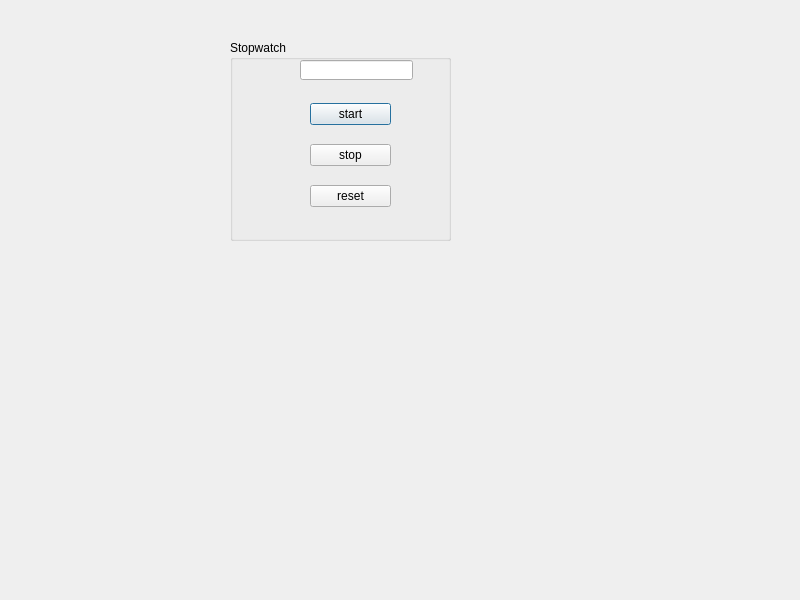
<?xml version="1.0" encoding="UTF-8"?>
<ui version="4.0">
 <class>Stopwatch</class>
 <widget class="QDialog" name="Stopwatch">
  <property name="geometry">
   <rect>
    <x>0</x>
    <y>0</y>
    <width>800</width>
    <height>600</height>
   </rect>
  </property>
  <property name="windowTitle">
   <string>Stopwatch</string>
  </property>
  <widget class="QGroupBox" name="groupBox">
   <property name="geometry">
    <rect>
     <x>230</x>
     <y>40</y>
     <width>221</width>
     <height>201</height>
    </rect>
   </property>
   <property name="title">
    <string>Stopwatch</string>
   </property>
   <widget class="QLineEdit" name="lineEdit">
    <property name="geometry">
     <rect>
      <x>70</x>
      <y>20</y>
      <width>113</width>
      <height>20</height>
     </rect>
    </property>
   </widget>
   <widget class="QWidget" name="">
    <property name="geometry">
     <rect>
      <x>80</x>
      <y>50</y>
      <width>81</width>
      <height>131</height>
     </rect>
    </property>
    <layout class="QVBoxLayout" name="verticalLayout">
     <item>
      <widget class="QPushButton" name="start">
       <property name="text">
        <string>start</string>
       </property>
      </widget>
     </item>
     <item>
      <widget class="QPushButton" name="stop">
       <property name="text">
        <string>stop</string>
       </property>
      </widget>
     </item>
     <item>
      <widget class="QPushButton" name="reset">
       <property name="text">
        <string>reset</string>
       </property>
      </widget>
     </item>
    </layout>
   </widget>
  </widget>
 </widget>
 <resources/>
 <connections/>
</ui>
